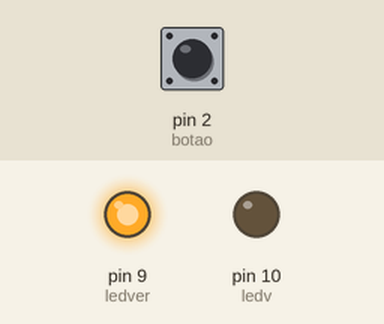
The sketch below on a simulated Arduino Uno, built with avr-gcc and run on an emulated ATmega328P. On the bench: output pins drawn as LEDs (lit = HIGH). Dashed ring = blinking. The test bench sets the inputs (shaded band); at power-on: pin 2 (botao) HIGH.

Above: at 1.2 s.
1.3 s: pin 2 (botao) pulled LOW for 0.15 s
At 2.1 s:
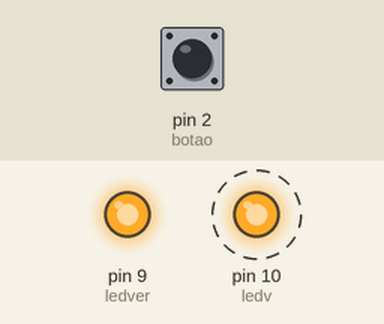
4.4 s: pin 2 (botao) pulled LOW for 1 s
At 5.0 s:
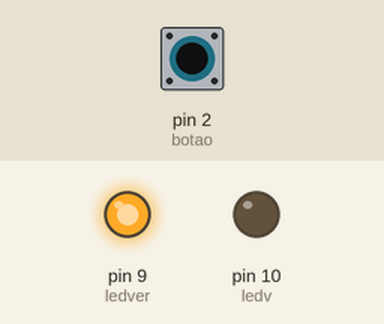
6.9 s: pin 2 (botao) pulled LOW for 3.2 s
At 7.64 s:
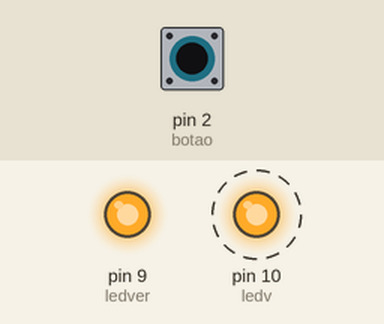
Timing chart, 0 to 17.6 s (numbered marks = the images above; inputs shaded):
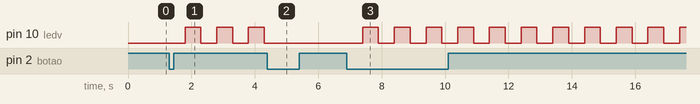

Measured:
- after the input at 1.3 s, pin 10 (ledv): alternates HIGH for 0.50 s and LOW for 0.50 s, starting after 0.50 s
- after the input at 4.4 s, pin 10 (ledv): stops changing and stays LOW
- after the input at 6.9 s, pin 10 (ledv): alternates HIGH for 0.50 s and LOW for 0.50 s, starting after 0.50 s

The sketch:

cricuito_led_milis.ino
```cpp
//exemplo de circuito usando arduino explicando a diferença entre delay e milis
//delay é um bloqueante onde ele espera um determinado tempo para depois executar o código

#define ledv 10
#define ledver 9
#define botao 2


boolean estadoBotao = true;    //estado atual do botao
boolean estadoAntBotao = true; //estado anterior do botao
boolean estadoPisca = false;    //controla o pisca do led

unsigned long delay1 = 0; //guarda o tempo inicial do milis

void setup() {
  pinMode(ledv, OUTPUT);
  pinMode(ledver, OUTPUT);
  pinMode(botao, INPUT_PULLUP); //define o botao como pull_up

  digitalWrite(ledver, HIGH);
}

void loop() {

  //Le o botao
  estadoBotao = digitalRead(botao);
  //condição para ver se o botao estava apertado
  if(estadoBotao == LOW && estadoAntBotao){
      estadoPisca = !estadoPisca; //inversao do estado do pisca
  }
  estadoAntBotao = estadoBotao;

  if(estadoPisca){


    if(millis() - delay1 >= 500){
      digitalWrite(ledv, HIGH);
    }
    if(millis() - delay1 < 500){
      digitalWrite(ledv, LOW);
    }
    if(millis() - delay1 >= 1000){
      delay1 = millis();
    }
  }
}
```
